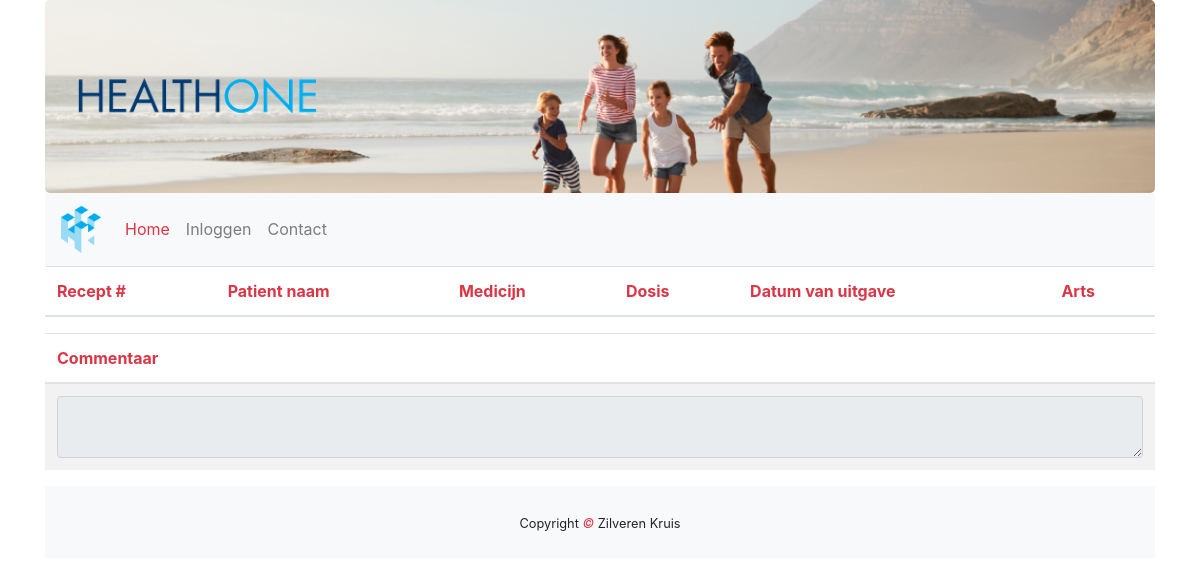
The page /recepten/recept_info.php?id=10 on the database as committed earlier.
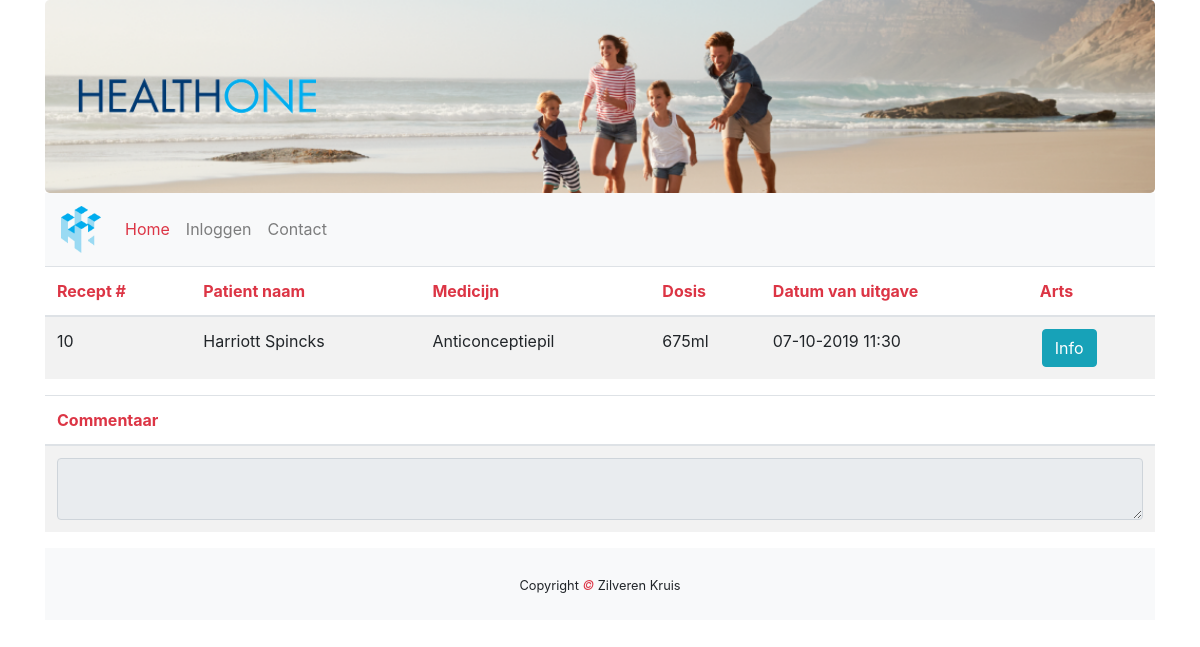
The same page on the database as committed later.
### tables this page shows
CREATE TABLE `recept` (
  `recept_id` int(11) UNSIGNED NOT NULL,
  `patient_id` int(45) UNSIGNED NOT NULL,
  `dosis` varchar(45) DEFAULT NULL,
  `herhalingsrecept` tinyint(4) DEFAULT NULL,
  `medicijn_id` int(11) UNSIGNED NOT NULL,
  `commentaar` text NOT NULL,
  `datum` text NOT NULL,
  `afgehandeld` tinyint(1) NOT NULL DEFAULT 0
);

CREATE TABLE `patient` (
  `patient_id` int(255) NOT NULL,
  `naam` varchar(255) NOT NULL,
  `email` varchar(255) NOT NULL,
  `telefoon` varchar(255) NOT NULL,
  `geboortedatum` date NOT NULL,
  `adres` varchar(255) NOT NULL,
  `verzekeringnummer` int(255) NOT NULL,
  `arts_id` int(11) NOT NULL
);

CREATE TABLE `medicijn` (
  `id` int(11) NOT NULL,
  `naam` varchar(45) DEFAULT NULL,
  `fabrikant` varchar(50) DEFAULT NULL,
  `vergoeding` tinyint(1) NOT NULL DEFAULT 0,
  `bijwerkingen` varchar(255) DEFAULT NULL,
  `effect` varchar(255) DEFAULT NULL,
  `prijs` double(10,2) DEFAULT NULL
);

### recepten/recept_info.php (the view, shortened to what this page needs)
<!DOCTYPE html>
<html lang="en">
<head>
    <link rel="stylesheet" href="https://maxcdn.bootstrapcdn.com/bootstrap/4.3.1/css/bootstrap.min.css">
    <link rel="stylesheet" href="../css/index.css">
</head>
<body>
<div class="container">
    <div class="jumbotron text-center">
    <div class="row">
        <div class="col-sm-3">
            <img class="d-none d-sm-block img-fluid" src="../img/healthtwo_text_transparent.png" alt="Logo">
        </div>
    </div>
</div>
<nav class="navbar navbar-expand-sm bg-light navbar-light sticky-top">
            <a class="navbar-brand" href="index.php">
                <img class="navbrand" src="../img/healthtwo_logo_transparent.png" alt="Logo">
            </a>
            <div class="collapse navbar-collapse" id="collapse_target">
                <ul class="navbar-nav">
                    <li class="nav-item active">
                        <a class="nav-link text-danger" href="index.php">Home</a>
                    </li>
                    <?php
                    if(!isset($_SESSION['functie']) && !$_SESSION['functie'] != null) {
                        echo '
                        <li class="nav-item">
                        <a class="nav-link" href="login.php">Inloggen</a>
                        </li>';
                    }
                    ?>
                    <li class="nav-item">
                        <a class="nav-link" href="contact.php">Contact</a>
                    </li>
                </ul>
            </div>
        </nav>
<div class="table-responsive">
    <table class="table table-striped">
        <thead>
            <tr>
                <th class="text-danger">Recept #</th>
                <th class="text-danger">Patient naam</th>
                <th class="text-danger">Medicijn</th>
                <th class="text-danger">Dosis</th>
                <th class="text-danger">Datum van uitgave</th>
                <th class="text-danger">Arts</th>
            </tr>
        </thead>
        <tbody>
            <?php
            try {
                    $db = new PDO("mysql:host=localhost;dbname=healthone","root","");
                    $recept_id = $_GET['id'];
                    $query = $db->prepare("SELECT * FROM recept WHERE recept_id = $recept_id");
                    $query->execute();
                    $result = $query->fetchAll(PDO::FETCH_ASSOC);
                    foreach ($result as &$data){
                        $dosis = $data['dosis'];
                        $id = $data['patient_id'];
                        $medicijn_id = $data['medicijn_id'];
                        $query2 = $db->prepare("SELECT * FROM patient WHERE patient_id = $id");
                        $query2->execute();
                        $result2 = $query2->fetchAll(PDO::FETCH_ASSOC);
                        echo "<tr>";
                        echo "<td>".$data['recept_id']."</td>";
                        foreach ($result2 as &$data2) {
                            echo "<td>".$data2['naam'] ."</td>";
                            $query3 = $db->prepare("SELECT * FROM medicijn WHERE id = $medicijn_id");
                            $query3->execute();
                            $result3 = $query3->fetchAll(PDO::FETCH_ASSOC);
                            foreach ($result3 as &$data3) {
                                echo "<td>".$data3['naam'] ."</td>";
                            }
                        }
                        echo "<td>".$dosis."</td>";
                        echo "<td>".$data['datum']."</td>";
                        echo "<td><a href='recept_info.php?id=".$data['recept_id']."'>"."<button type=\"button\" class=\"btn btn-info\">Info</button></a></td>";
                        echo "</tr>";
                    }
                }
                catch(PDOException $e){
                    die("OEPS iets is fout!".$e->getMessage());
                }
            ?>
        </tbody>
    </table>
</div>
<table class="table table-striped">
    <thead>
    <tr>
        <th class="text-danger">Commentaar<br></th>
    </tr>
    </thead>
    <tbody>
    <td><textarea class="form-control" readonly><?php echo $data['commentaar']; ?></textarea></td>
    </tbody>
</table>
<footer class="py-4 bg-light text-dark-50 text-center">
    <small>Copyright <em class="text-danger"> &copy; </em>Zilveren Kruis</small>
</footer>
</body>
</html>

Rows that differ between the two databases and show on the page:
added recept: recept "10", dosis "675ml", datum "07-10-2019 11:30"
added patient: naam "Harriott Spincks"
now on this page (row edited): medicijn: naam "Anticonceptiepil"
